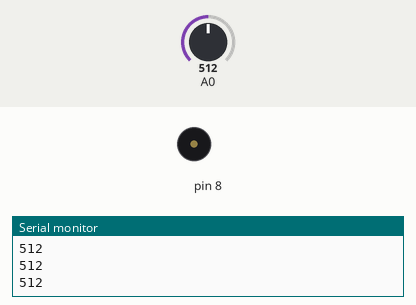
A sketch run on a simulated Arduino Uno, built with avr-gcc and run on an emulated ATmega328P. On the bench: buzzer (waves = sounding), the last lines printed to the serial monitor. The test bench sets the inputs (shaded band); at power-on: A0 = 512.

Above: at 1.2 s.
1.3 s: A0 set to 484
At 1.7 s:
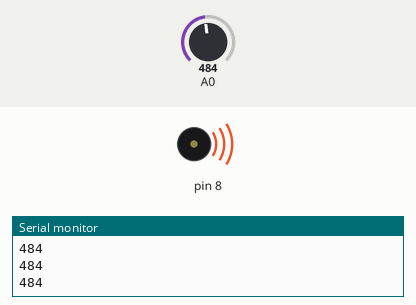
2.8 s: A0 set to 510
At 3.8 s:
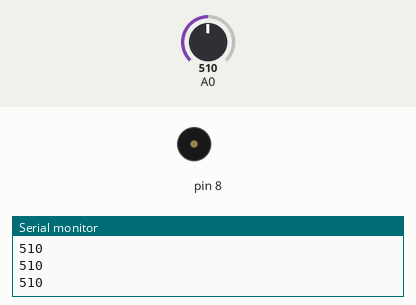
Timing chart, 0 to 5.8 s (numbered marks = the images above; inputs shaded):
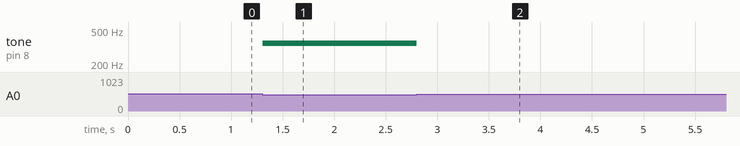

Measured:
- the behaviour switches between 501 and 500 on A0 (found by bisection; images 0 and 1)
- after the input at 1.3 s, tone on pin 8: silent → 349 Hz at once
- after the input at 2.8 s, tone on pin 8: 349 Hz → silent at once

The sketch:

main.ino
```cpp
int notes[] = {262, 294, 330, 349};

void setup() {
  // put your setup code here, to run once:
  Serial.begin(9600);
}

void loop() {
  // put your main code here, to run repeatedly:
  int keyVal = analogRead(A0);
  Serial.println(keyVal);

  if (keyVal > 1010) {
    tone(8, notes[0]);
  } else if (keyVal >= 950 && keyVal <= 1010) {
    tone(8, notes[1]);
  } else if (keyVal >= 850 && keyVal < 950) {
    tone(8, notes[2]);
  } else if (keyVal >= 350 && keyVal <= 500) {
    tone(8, notes[3]);
  } else {
    noTone(8);
  }

  delay(10);
}
```
